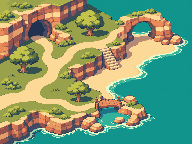
#> input picture docs/processo-de-criacao/identidade-visual/13-cabo-baixo/revisao-niveis/fontes/caminho-base.png, 192 x 144 px
$ python exportar.py
#> lines starting #> are read from the running program, lines starting #| are printed output that depends on the picture
"""Recorta a matriz original do siri da marca e preserva o mapa Cabo Baixo."""
import importlib.util
from pathlib import Path
from PIL import Image, ImageChops

RAIZ=Path(__file__).resolve().parent
PAI=RAIZ.parent
FONTES=RAIZ/'fontes'
REFERENCIA=PAI/'revisao-niveis'
MATRIZ_ORIGEM=PAI.parent/'mare-logos-estudo/desenhar.py'

def matriz_da_marca():
    arq=FONTES/'siri-da-placa-31x23.png'
    if not arq.exists():
        # O sprite foi isolado na escala original; a captura do iPhone não foi reamostrada.
        spec=importlib.util.spec_from_file_location('marca',MATRIZ_ORIGEM)
        marca=importlib.util.module_from_spec(spec)
        spec.loader.exec_module(marca)
        nativo=Image.new('RGBA',(31,23))
        marca.siri(nativo,0,0)
        nativo.save(arq,optimize=True)
    return Image.open(arq).convert('RGBA')

def main():
    base=Image.open(REFERENCIA/'fontes/caminho-base.png').convert('RGBA')
    nos=Image.open(REFERENCIA/'fontes/camada-do-seletor.png').convert('RGBA')
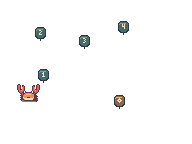
#> input picture docs/processo-de-criacao/identidade-visual/13-cabo-baixo/revisao-niveis/fontes/camada-do-seletor.png, 192 x 144 px
#> nos is the input picture: PIL image 192x144 RGBA; mean R, G, B, A 3.5, 3.2, 3.1, 8.1
    antigo=nos.crop((17,84,40,102))
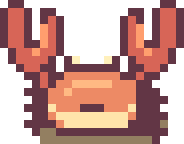
#> antigo: PIL image 23x18 RGBA (shown 8 times larger); mean R, G, B, A 107.9, 65.4, 58.7, 166.9; transparent parts drawn white
#> (the run stopped early here; a loop or call above may not have finished)
